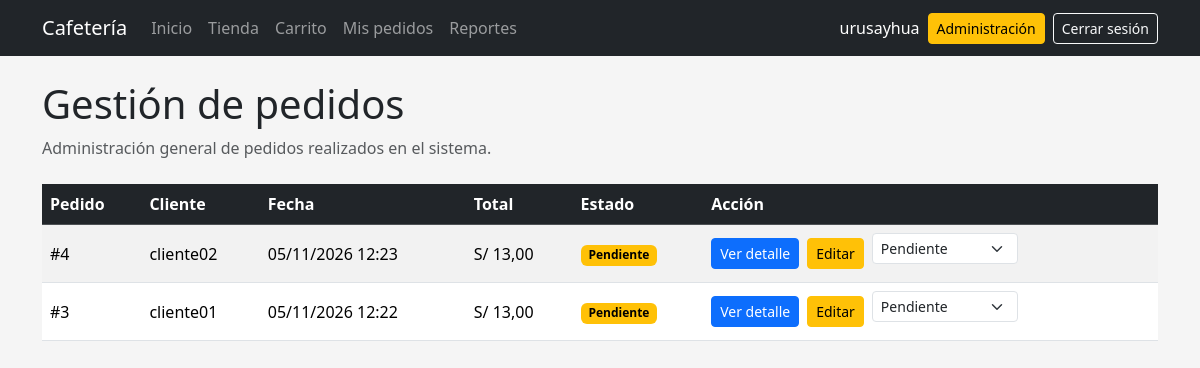
The app's page /mis-pedidos/ (signed in), older data.
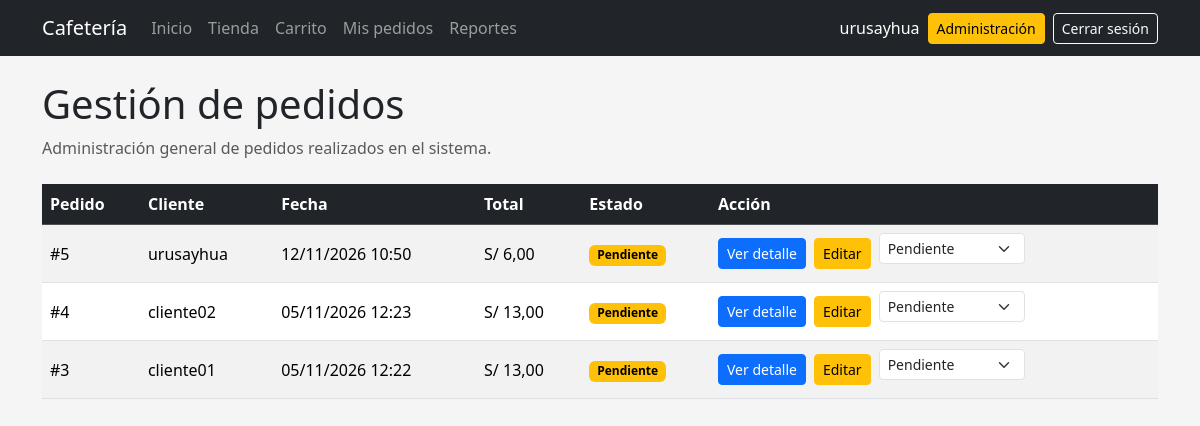
The same page, newer data.
### pedidos/models.py (models this page shows, shortened)
class Pedido(models.Model):
    class Estado(models.TextChoices):
        PENDIENTE = "PENDIENTE", "Pendiente"
        PREPARACION = "PREPARACION", "En preparación"
        ATENDIDO = "ATENDIDO", "Atendido"
        CANCELADO = "CANCELADO", "Cancelado"
    TRANSICIONES_VALIDAS = {
        Estado.PENDIENTE: [Estado.PREPARACION, Estado.CANCELADO],
        Estado.PREPARACION: [Estado.ATENDIDO, Estado.CANCELADO],
        Estado.ATENDIDO: [],
        Estado.CANCELADO: [],
    }
    usuario = models.ForeignKey(
        settings.AUTH_USER_MODEL,
        on_delete=models.CASCADE,
        related_name="pedidos",
    )
    fecha = models.DateTimeField(auto_now_add=True)
    total = models.DecimalField(
        max_digits=10,
        decimal_places=2,
        default=0,
    )
    estado = models.CharField(
        max_length=20,
        choices=Estado.choices,
        default=Estado.PENDIENTE,
    )
    stock_devuelto = models.BooleanField(default=False)
    class Meta:
        ordering = ["-fecha"]

### pedidos/views.py (the view)
@login_required
def mis_pedidos(request):
    if request.user.is_staff:
        pedidos = (
            Pedido.objects
            .select_related("usuario")
            .order_by("-fecha")
        )
    else:
        pedidos = (
            Pedido.objects
            .filter(usuario=request.user)
            .order_by("-fecha")
        )
    return render(
        request,
        "pedidos/mis_pedidos.html",
        {
            "pedidos": pedidos,
            "estados": Pedido.Estado.choices,
        },
    )

### pedidos/templates/pedidos/mis_pedidos.html (shortened to what this page needs)
{% extends "base.html" %}
{% block content %}
<div class="mb-4">
    <h1>
        {% if user.is_staff %}
            Gestión de pedidos
        {% else %}
            Mis pedidos
        {% endif %}
    </h1>
    <p class="text-muted">
        {% if user.is_staff %}
            Administración general de pedidos realizados en el sistema.
        {% else %}
            Historial de pedidos realizados por {{ user.username }}.
        {% endif %}
    </p>
</div>
{% if pedidos %}
<div class="table-responsive">
    <table class="table table-striped table-hover align-middle">
        <thead class="table-dark">
            <tr>
                <th>
                    Pedido
                </th>
                {% if user.is_staff %}
                <th>
                    Cliente
                </th>
                {% endif %}
                <th>
                    Fecha
                </th>
                <th>
                    Total
                </th>
                <th>
                    Estado
                </th>
                <th>
                    Acción
                </th>
            </tr>
        </thead>
        <tbody>
            {% for pedido in pedidos %}
            <tr>
                <td>
                    #{{ pedido.id }}
                </td>
                {% if user.is_staff %}
                <td>
                    {{ pedido.usuario.username }}
                </td>
                {% endif %}
                <td>
                    {{ pedido.fecha|date:"d/m/Y H:i" }}
                </td>
                <td>
                    S/ {{ pedido.total }}
                </td>
                <td>
                    {% include "pedidos/_estado_badge.html" with pedido=pedido %}
                </td>
                <td>
                    <div class="d-flex flex-wrap gap-2 align-items-center">
                        <a
                            href="{% url 'detalle_pedido' pedido.id %}"
                            class="btn btn-primary btn-sm"
                        >
                            Ver detalle
                        </a>
                        {% if user.is_staff %}
                            <a
                                href="{% url 'editar_pedido' pedido.id %}"
                                class="btn btn-warning btn-sm"
                            >
                                Editar
                            </a>
                            <form
                                method="POST"
                                action="{% url 'cambiar_estado_pedido' pedido.id %}"
                                class="d-inline"
                            >
                                <select
                                    name="estado"
                                    onchange="this.form.submit()"
                                    class="form-select form-select-sm w-auto"
                                    aria-label="Cambiar estado del pedido"
                                >
                                    {% for codigo, nombre in estados %}
                                        <option
                                            value="{{ codigo }}"
                                            {% if pedido.estado == codigo %}selected{% endif %}
                                        >
                                            {{ nombre }}
                                        </option>
                                    {% endfor %}
                                </select>
                            </form>
                        {% endif %}
                    </div>
                </td>
            </tr>
            {% endfor %}
        </tbody>
    </table>
</div>
{% else %}
<div class="alert alert-info">
    Todavía no existen pedidos registrados
    para este usuario.
</div>
{% endif %}
{% endblock %}

### pedidos/templates/pedidos/_estado_badge.html
{% if pedido.estado == "PENDIENTE" %}
    <span class="badge text-bg-warning">
        Pendiente
    </span>
{% elif pedido.estado == "PREPARACION" %}
    <span class="badge text-bg-primary">
        En preparación
    </span>
{% elif pedido.estado == "ATENDIDO" %}
    <span class="badge text-bg-success">
        Atendido
    </span>
{% elif pedido.estado == "CANCELADO" %}
    <span class="badge text-bg-danger">
        Cancelado
    </span>
{% else %}
    <span class="badge text-bg-secondary">
        {{ pedido.get_estado_display }}
    </span>
{% endif %}

Row changes from the older to the newer data that the page shows:
added Pedido: id "5", usuario.username "urusayhua", fecha "12/11/2026 10:50", total "6,00", shows "Pendiente", estado "Pendiente"
